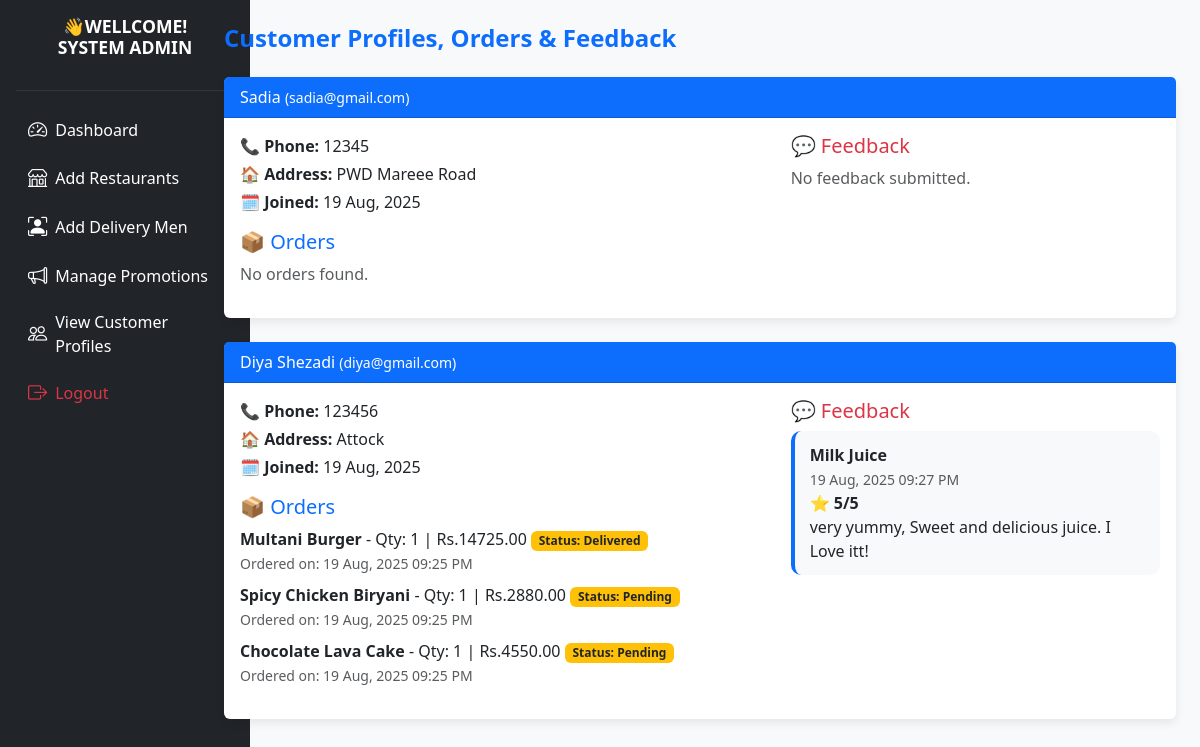
Screenshot of /admin/manage_customers.php (signed in) with the database file from the repository.
### tables this page shows
CREATE TABLE `tblusers` (
  `id` int(11) NOT NULL,
  `name` varchar(100) NOT NULL,
  `email` varchar(100) NOT NULL,
  `password` varchar(255) NOT NULL,
  `mobile` varchar(20) NOT NULL,
  `address` text DEFAULT NULL,
  `user_type` enum('admin','customer','rider') NOT NULL,
  `verification_code` varchar(6) DEFAULT NULL,
  `is_verified` tinyint(1) DEFAULT 0,
  `created_at` timestamp NOT NULL DEFAULT current_timestamp()
);

CREATE TABLE `tbl_orders` (
  `id` int(11) NOT NULL,
  `customer_id` int(11) NOT NULL,
  `food_id` int(11) NOT NULL,
  `quantity` int(11) DEFAULT 1,
  `total_price` decimal(10,2) NOT NULL,
  `delivery_charges` decimal(10,2) DEFAULT 300.00,
  `payment_method` varchar(50) DEFAULT NULL,
  `full_name` varchar(100) DEFAULT NULL,
  `city` varchar(100) DEFAULT NULL,
  `address` text DEFAULT NULL,
  `payment_proof` varchar(255) DEFAULT NULL,
  `order_date` timestamp NOT NULL DEFAULT current_timestamp(),
  `status` varchar(20) DEFAULT 'Pending'
);

CREATE TABLE `tbl_foods` (
  `id` int(11) NOT NULL,
  `restaurant_id` int(11) DEFAULT NULL,
  `menu_id` int(11) DEFAULT NULL,
  `name` varchar(100) DEFAULT NULL,
  `price` int(11) DEFAULT NULL,
  `image` varchar(255) DEFAULT NULL,
  `discount` int(11) DEFAULT 0
);

CREATE TABLE `tbl_feedback` (
  `id` int(11) NOT NULL,
  `food_id` int(11) NOT NULL,
  `customer_id` int(11) NOT NULL,
  `customer_name` varchar(100) NOT NULL,
  `rating` int(11) DEFAULT NULL CHECK (`rating` between 1 and 5),
  `comment` text NOT NULL,
  `created_at` timestamp NOT NULL DEFAULT current_timestamp()
);

### admin/manage_customers.php (the view, shortened to what this page needs)
<?php
include '../dbconnection.php';
$customers = mysqli_query($conn, "SELECT * FROM tblusers WHERE user_type = 'customer'");
?>
<!DOCTYPE html>
<html>
<head>
  <link href="https://cdn.jsdelivr.net/npm/bootstrap@5.3.0/dist/css/bootstrap.min.css" rel="stylesheet">
</head>
<body class="bg-light">
<div class="container-fluid">
  <div class="row">
    <div class="col-md-3 col-lg-2 p-0">
      <?php include 'sidebar.php'; ?>
    </div>
    <div class="col-md-9 col-lg-10 p-4">
      <h4 class="mb-4 text-primary fw-bold">Customer Profiles, Orders & Feedback</h4>
      <?php if (mysqli_num_rows($customers) > 0): ?>
        <?php while ($cust = mysqli_fetch_assoc($customers)): ?>
          <div class="card mb-4">
            <div class="card-header">
              <?php echo $cust['name']; ?>
              <span class="small">(<?php echo $cust['email']; ?>)</span>
            </div>
            <div class="card-body">
              <div class="row">
                <div class="col-md-7">
                  <p class="mb-1"><strong>📞 Phone:</strong> <?php echo $cust['mobile']; ?></p>
                  <p class="mb-1"><strong>🏠 Address:</strong> <?php echo $cust['address']; ?></p>
                  <p class="mb-3"><strong>🗓 Joined:</strong> <?php echo date("d M, Y", strtotime($cust['created_at'])); ?></p>
                  <h5 class="mt-3 text-primary">📦 Orders</h5>
                  <?php
                  $cid = $cust['id'];
                  $orders = mysqli_query($conn, "SELECT o.*, f.name AS food_name FROM tbl_orders o LEFT JOIN tbl_foods f ON o.food_id = f.id WHERE o.customer_id = '$cid'");
                  if (mysqli_num_rows($orders) > 0): ?>
                    <ul class="list-unstyled">
                      <?php while ($ord = mysqli_fetch_assoc($orders)): ?>
                        <li class="mb-2">
                          <strong><?php echo $ord['food_name']; ?></strong> -
                          Qty: <?php echo $ord['quantity']; ?> |
                          Rs.<?php echo $ord['total_price']; ?>
                          <span class="badge bg-warning text-dark">Status: <?php echo $ord['status']; ?></span>
                          <br><small class="text-muted">Ordered on: <?php echo date("d M, Y h:i A", strtotime($ord['order_date'])); ?></small>
                        </li>
                      <?php endwhile; ?>
                    </ul>
                  <?php else: ?>
                    <p class="text-muted">No orders found.</p>
                  <?php endif; ?>
                </div>
                <div class="col-md-5">
                  <h5 class="text-danger">💬 Feedback</h5>
                  <?php
                  $feedback = mysqli_query($conn, "SELECT f.*, fd.name AS food_name
                                                  FROM tbl_feedback f
                                                  LEFT JOIN tbl_foods fd ON f.food_id = fd.id
                                                  WHERE f.customer_id = '$cid'");
                  if (mysqli_num_rows($feedback) > 0): ?>
                    <?php while ($fb = mysqli_fetch_assoc($feedback)): ?>
                      <div class="feedback-box">
                        <strong><?php echo $fb['food_name']; ?></strong><br>
                        <small class="text-muted"><?php echo date("d M, Y h:i A", strtotime($fb['created_at'])); ?></small><br>
                        ⭐ <strong><?php echo $fb['rating']; ?>/5</strong><br>
                        <span><?php echo $fb['comment']; ?></span>
                      </div>
                    <?php endwhile; ?>
                  <?php else: ?>
                    <p class="text-muted">No feedback submitted.</p>
                  <?php endif; ?>
                </div>
              </div>
            </div>
          </div>
        <?php endwhile; ?>
      <?php else: ?>
        <div class="alert alert-warning">⚠ No customers found.</div>
      <?php endif; ?>
    </div>
  </div>
</div>
</body>
</html>

### admin/manage_customers.php (style rules this page uses)
.feedback-box { background: #f8f9fa; padding: 12px 15px; border-radius: 10px; border-left: 4px solid #0d6efd; margin-bottom: 12px; }
.card { border: none; box-shadow: 0px 4px 10px rgba(0,0,0,0.08); }
.card-header { background-color: #0d6efd !important; color: white; font-weight: 500; }
ul { padding-left: 18px; }

### rows the page displays
tblusers: name "Sadia", email "sadia@gmail.com", mobile "12345", address "PWD Mareee Road", created_at "19 Aug, 2025", shows "No orders found.", shows "No feedback submitted."
tblusers: name "Diya Shezadi", email "diya@gmail.com", mobile "123456", address "Attock", created_at "19 Aug, 2025"
tbl_orders: food.name "Multani Burger", quantity "1", total_price "14725.00", status "Delivered", order_date "19 Aug, 2025 09:25 PM"
tbl_orders: food.name "Spicy Chicken Biryani", quantity "1", total_price "2880.00", status "Pending", order_date "19 Aug, 2025 09:25 PM"
tbl_orders: food.name "Chocolate Lava Cake", quantity "1", total_price "4550.00", status "Pending", order_date "19 Aug, 2025 09:25 PM"
tbl_feedback: food.name "Milk Juice", created_at "19 Aug, 2025 09:27 PM", rating "5", comment "very yummy, Sweet and delicious juice. I Love itt!"
